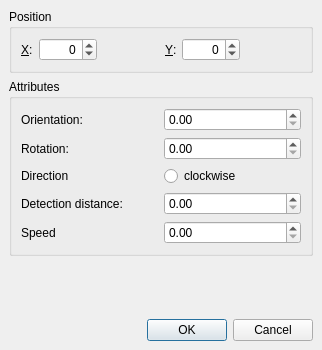
<?xml version="1.0" encoding="UTF-8"?>
<ui version="4.0">
 <class>PropertiesDialog</class>
 <widget class="QDialog" name="PropertiesDialog">
  <property name="geometry">
   <rect>
    <x>0</x>
    <y>0</y>
    <width>322</width>
    <height>350</height>
   </rect>
  </property>
  <property name="windowTitle">
   <string>Edit Properties</string>
  </property>
  <layout class="QVBoxLayout">
   <property name="spacing">
    <number>6</number>
   </property>
   <property name="leftMargin">
    <number>9</number>
   </property>
   <property name="topMargin">
    <number>9</number>
   </property>
   <property name="rightMargin">
    <number>9</number>
   </property>
   <property name="bottomMargin">
    <number>9</number>
   </property>
   <item>
    <widget class="QGroupBox" name="groupBox">
     <property name="title">
      <string>Position</string>
     </property>
     <layout class="QHBoxLayout">
      <property name="spacing">
       <number>6</number>
      </property>
      <property name="leftMargin">
       <number>9</number>
      </property>
      <property name="topMargin">
       <number>9</number>
      </property>
      <property name="rightMargin">
       <number>9</number>
      </property>
      <property name="bottomMargin">
       <number>9</number>
      </property>
      <item>
       <widget class="QLabel" name="label">
        <property name="text">
         <string>&amp;X:</string>
        </property>
        <property name="buddy">
         <cstring>posXBox</cstring>
        </property>
       </widget>
      </item>
      <item>
       <widget class="QSpinBox" name="posXBox">
        <property name="alignment">
         <set>Qt::AlignRight</set>
        </property>
        <property name="minimum">
         <number>-1000</number>
        </property>
        <property name="maximum">
         <number>1000</number>
        </property>
       </widget>
      </item>
      <item>
       <spacer>
        <property name="orientation">
         <enum>Qt::Horizontal</enum>
        </property>
        <property name="sizeHint" stdset="0">
         <size>
          <width>31</width>
          <height>20</height>
         </size>
        </property>
       </spacer>
      </item>
      <item>
       <widget class="QLabel" name="label_2">
        <property name="text">
         <string>&amp;Y:</string>
        </property>
        <property name="buddy">
         <cstring>posYBox</cstring>
        </property>
       </widget>
      </item>
      <item>
       <widget class="QSpinBox" name="posYBox">
        <property name="alignment">
         <set>Qt::AlignRight</set>
        </property>
        <property name="minimum">
         <number>-1000</number>
        </property>
        <property name="maximum">
         <number>1000</number>
        </property>
       </widget>
      </item>
      <item>
       <spacer>
        <property name="orientation">
         <enum>Qt::Horizontal</enum>
        </property>
        <property name="sizeHint" stdset="0">
         <size>
          <width>40</width>
          <height>20</height>
         </size>
        </property>
       </spacer>
      </item>
     </layout>
    </widget>
   </item>
   <item>
    <widget class="QGroupBox" name="groupBox_2">
     <property name="title">
      <string>Attributes</string>
     </property>
     <layout class="QGridLayout">
      <property name="leftMargin">
       <number>9</number>
      </property>
      <property name="topMargin">
       <number>9</number>
      </property>
      <property name="rightMargin">
       <number>9</number>
      </property>
      <property name="bottomMargin">
       <number>9</number>
      </property>
      <property name="spacing">
       <number>6</number>
      </property>
      <item row="0" column="1">
       <widget class="QDoubleSpinBox" name="orientationBox"/>
      </item>
      <item row="4" column="0">
       <widget class="QLabel" name="label_7">
        <property name="text">
         <string>Detection distance:</string>
        </property>
       </widget>
      </item>
      <item row="5" column="1">
       <widget class="QDoubleSpinBox" name="speedBox"/>
      </item>
      <item row="3" column="0">
       <widget class="QLabel" name="label_5">
        <property name="text">
         <string>Direction</string>
        </property>
       </widget>
      </item>
      <item row="0" column="0">
       <widget class="QLabel" name="label_4">
        <property name="text">
         <string>Orientation:</string>
        </property>
       </widget>
      </item>
      <item row="1" column="1">
       <widget class="QDoubleSpinBox" name="rotationBox"/>
      </item>
      <item row="5" column="0">
       <widget class="QLabel" name="label_8">
        <property name="text">
         <string>Speed</string>
        </property>
       </widget>
      </item>
      <item row="1" column="0">
       <widget class="QLabel" name="label_9">
        <property name="text">
         <string>Rotation:</string>
        </property>
       </widget>
      </item>
      <item row="4" column="1">
       <widget class="QDoubleSpinBox" name="detectDistanceBox"/>
      </item>
      <item row="3" column="1">
       <widget class="QRadioButton" name="directionButton">
        <property name="text">
         <string>clockwise</string>
        </property>
        <property name="checked">
         <bool>false</bool>
        </property>
        <property name="autoRepeat">
         <bool>false</bool>
        </property>
        <property name="autoExclusive">
         <bool>true</bool>
        </property>
       </widget>
      </item>
     </layout>
    </widget>
   </item>
   <item>
    <spacer>
     <property name="orientation">
      <enum>Qt::Vertical</enum>
     </property>
     <property name="sizeHint" stdset="0">
      <size>
       <width>20</width>
       <height>16</height>
      </size>
     </property>
    </spacer>
   </item>
   <item>
    <widget class="QDialogButtonBox" name="buttonBox">
     <property name="orientation">
      <enum>Qt::Horizontal</enum>
     </property>
     <property name="standardButtons">
      <set>QDialogButtonBox::Cancel|QDialogButtonBox::Ok</set>
     </property>
    </widget>
   </item>
  </layout>
 </widget>
 <resources/>
 <connections>
  <connection>
   <sender>buttonBox</sender>
   <signal>accepted()</signal>
   <receiver>PropertiesDialog</receiver>
   <slot>accept()</slot>
   <hints>
    <hint type="sourcelabel">
     <x>248</x>
     <y>254</y>
    </hint>
    <hint type="destinationlabel">
     <x>157</x>
     <y>274</y>
    </hint>
   </hints>
  </connection>
  <connection>
   <sender>buttonBox</sender>
   <signal>rejected()</signal>
   <receiver>PropertiesDialog</receiver>
   <slot>reject()</slot>
   <hints>
    <hint type="sourcelabel">
     <x>316</x>
     <y>260</y>
    </hint>
    <hint type="destinationlabel">
     <x>286</x>
     <y>274</y>
    </hint>
   </hints>
  </connection>
 </connections>
</ui>
